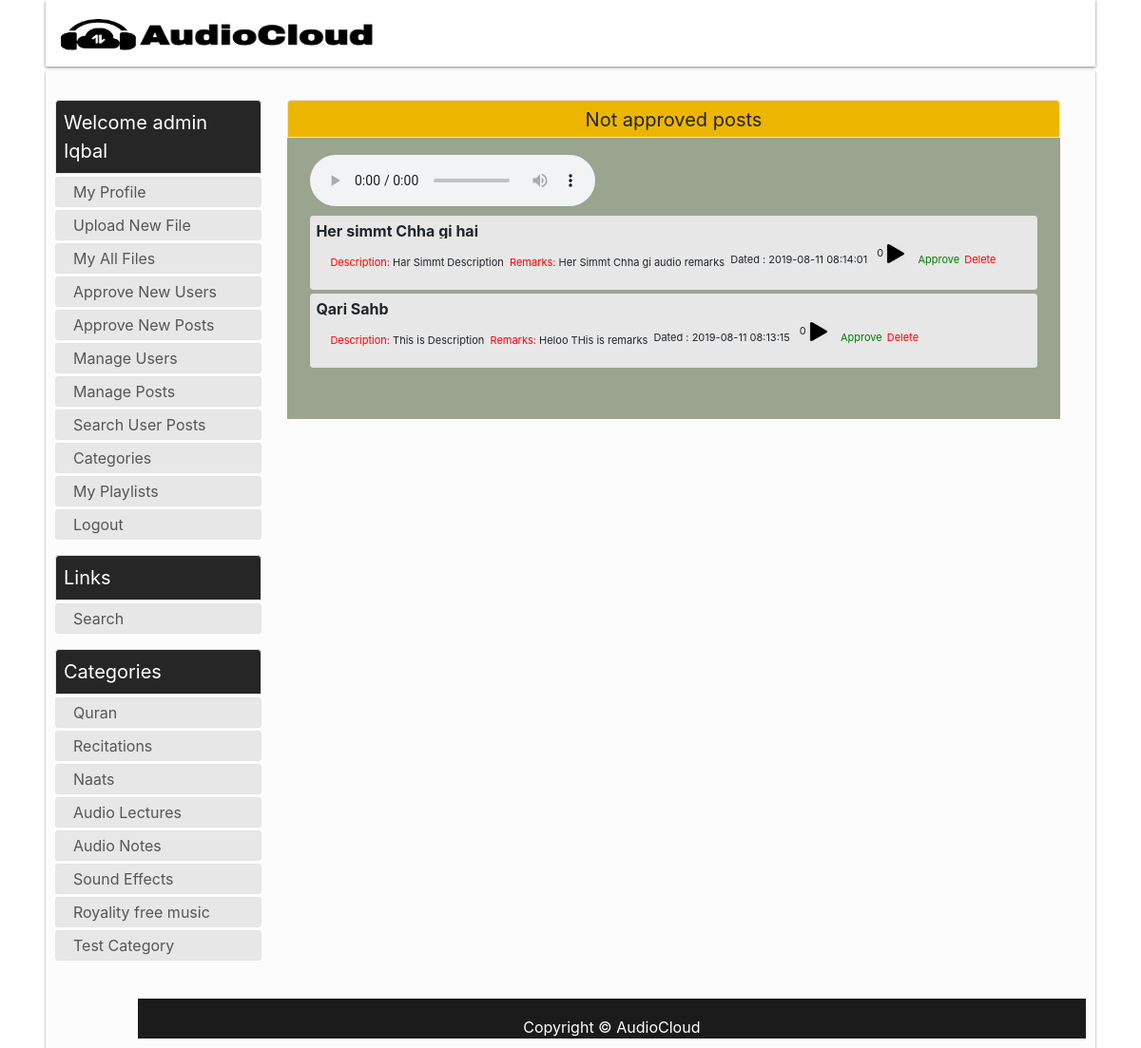
The page /AudioCloud/?val=appNewPost (signed in) on the database its author committed.
### tables this page shows
CREATE TABLE IF NOT EXISTS `audiobank` (
  `id` int(200) NOT NULL AUTO_INCREMENT,
  `userID` int(100) NOT NULL,
  `userName` varchar(100) NOT NULL,
  `title` text NOT NULL,
  `description` text NOT NULL,
  `remarks` text,
  `filename` varchar(255) NOT NULL,
  `filepath` varchar(255) DEFAULT NULL,
  `filetype` varchar(100) NOT NULL,
  `uploadingDate` timestamp NOT NULL DEFAULT CURRENT_TIMESTAMP,
  `category` varchar(100) NOT NULL,
  `publicPrivate` int(10) NOT NULL DEFAULT '0',
  `audioDuration` varchar(50) NOT NULL DEFAULT '0',
  `relevance` varchar(100) NOT NULL DEFAULT '0',
  `listenCount` int(100) NOT NULL DEFAULT '0',
  `liked` int(100) NOT NULL DEFAULT '0',
  `disliked` int(100) NOT NULL DEFAULT '0',
  `Shared` int(100) NOT NULL DEFAULT '0',
  `approved` int(10) NOT NULL DEFAULT '0',
  PRIMARY KEY (`id`)
);

CREATE TABLE IF NOT EXISTS `audiocategories` (
  `id` int(20) NOT NULL AUTO_INCREMENT,
  `name` varchar(100) NOT NULL,
  `addedBy` varchar(200) DEFAULT NULL,
  `datetime` timestamp NOT NULL DEFAULT CURRENT_TIMESTAMP,
  PRIMARY KEY (`id`),
  UNIQUE KEY `id` (`id`),
  UNIQUE KEY `name` (`name`)
);

### AudioCloud/redirect.php (called while the page is built, shortened)
<?php
include 'html_Generator.php';
include 'html_Admin.php';
class Redirect {
	var $html_gen;
	var $html_admin;
	public function __construct( ){
		$this->html_gen = new HTML_Generator();
		$this->html_user = new HTML_User();
		$this->html_admin = new HTML_Admin();
	 }
	public function Go_to_Post_Approval()
	{
		$this->html_gen->GiveMe_headerSection();
		$this->html_admin->GiveMe_approveNewPost();
		$this->html_gen->GiveMe_aside();
		$this->html_gen->GiveMe_footerSection();
	}
}
?>

### AudioCloud/DB_Class.php (called while the page is built, shortened)
<?php
class DB_Class{
	public $host = "localhost";
	public $user = "root";
	public $pass = "";
	public $db = "audiocloud";
	protected $conn ;
	public function __construct( ){
		$this->conn = new mysqli($this->host, $this->user, $this->pass, $this->db);
	}
    public function Get_Categories()
    {
      $sql = "SELECT * FROM audiocategories";
      $result=mysqli_query($this->conn, $sql);
      if(!empty($result)){
        return ($result);
      }else{
        return null;
      }
    }
  public function Get_NotApprovedPosts()
  {
    $sql = "SELECT * FROM audiobank WHERE approved = 0 ORDER BY id DESC ";
    $result=mysqli_query($this->conn, $sql);
    if(!empty($result)){
      return ($result);
    }else{
      return null;
    }
  }
}
?>

### AudioCloud/html_User.php (called while the page is built, shortened)
<?php
class HTML_User {
	public function __construct()
	{
		$this->db_Obj = new DB_Class();
		if(isset($_SESSION['userid']))
		{
			$this->category = $this->db_Obj->Get_Categories();
		}
	}
}
?>

### AudioCloud/html_Admin.php (the view, shortened to what this page needs)
<?php
class HTML_Admin {
	public $db_Obj;
	public function __construct()
	{
	  	$this->db_Obj = new DB_Class();
	}
	public function GiveMe_approveNewPost()
	{
		echo '<div id="content_wrapper"> <div class="featured_image">
            <div class="head_box">Not approved posts</div> </div> <div >
			<div class="main-agileinfo" style="background-color:#9aa48e; width:100%; height:100%;  padding-top: 1%; padding-right: 3%; padding-bottom: 1%; padding-left: 3%; "> <div class="agileits-top">';
			echo ' <div id="audioDetails">
	  			<ul>';
	  		$rows = $this->db_Obj->Get_NotApprovedPosts();
	  		if(!empty($rows))
	  		{
	  			$ro = $rows->fetch_array();
				echo '  <audio id="audioPlayer" controls="controls" loop >
				<source id="audiosrc" src="audioBank\\'.$ro['filename'].'">
				Your browser does not support the
				<code>audio</code> element.
				</audio> ';
	  			foreach ($rows as $row)
	  			{
	  				if($row['publicPrivate'] == 0)
	  				{
	  					echo '<li style="padding-bottom:0px; width:100%;"> <div style="width:100%;"> <div class="" style="width:100%;"> <span class="font-weight-bold text-break text-lg-left block-ellipsis">'.$row['title'].'</span> </div>';
	  					echo '<div id="post'.$row['id'].'"  style="width:100%;"><div class="row" style="font-size:11px; margin-left:5px; padding:0; display:inline-block;"> '
	  					.'<div style="margin-left:10px;" ><span class="text-break block-ellipsis"> <span style="color:red"> Description: </span> '.$row['description'].'     &nbsp;</span> </div> </div>';
	  					if(strlen($row['remarks']) > 1) {
	  						echo '<div class="row" style="font-size:11px; margin-left:5px; padding:0; display:inline-block;"> '
	  						.'<div style="margin-left:10px;"><span class="text-break block-ellipsis"> <span style="color:red"> Remarks: </span>'.$row['remarks'].'     &nbsp;</span> </div> </div>';
	  					}
	  					echo '<div class="row" style="font-size:11px; margin-left:5px;   display:inline-block;">'
	  				.'<div style="margin-left:10px; padding-bottom:0px;">  Dated : '.$row['uploadingDate']
	  				.'<div class="" style="margin-left:10px;" > <form method="post" name="form_play'.$row['id'].'" id="form_play'.$row['id'].'"><input type="hidden"  class="hidden" name="play" value="'.$row['id'].'"/>  <span class="" id="played'.$row['id'].'"> '.$row['listenCount'].' </span>   <button type="button" class="audioButton" id="play" alt="Play" title="Play"  value="'.$row['id'].'" onclick="play_this(this)" > <img src="img/play.png"></button></form></div>'
	  				.'</div>  <div style="margin-left:10px;">  <form name="form_approvePost'.$row['id'].'" id="form_approvePost'.$row['id'].'"><input type="hidden" class="hidden" name="approvePost" value="'.$row['id'].'"> <button type="button"   style="margin: 0; border: none; padding: 0; background: transparent; color:green;" id="approvePost'.$row['id'].'" alt="Approve"  value="'.$row['id'].'" onclick="approve_this(this)">Approve</button> </form>  </div>'
	  				.'<div style=" margin-left:5px;" > <form name="form_deletePost'.$row['id'].'" id="form_deletePost'.$row['id'].'"><input type="hidden" class="hidden" name="deletePost" value="'.$row['id'].'"> <button type="button" style="margin: 0; border: none; padding: 0; background: transparent; color:red;" id="delete'.$row['id'].'" alt="Delete"  value="'.$row['id'].'" onclick="delete_this(this)">Delete</button> </form> </div> </div> </div>';
	  				echo ' </div></li>';
	  				}
			    }
			}
			else
			{
				echo '<li><a href=""> Every Post is approved. No new file is uploaded yet </a></li>';
			}
			echo '</ul> </div>   ';
		echo '<div id="output"></div></div></div></div></div>';
	}
}
?>

### AudioCloud/html_Generator.php (shortened to what this page needs)
<?php
include 'DB_Class.php';
class HTML_Generator {
	public $baseurl;
	public $headSection;
	public $footer;
	public $db_Obj;
	public function __construct()
	{
		$this->db_Obj = new DB_Class();
		$this->baseurl = "http://" . $_SERVER['HTTP_HOST'] . rtrim(dirname($_SERVER['PHP_SELF']), '/\\') . "/";
		$this->headSection = '<!DOCTYPE html>
		<html lang="en" nighteye="active" style="background-image: none !important;" ne="0.32044710471749926">
		<head>
		<link href="style.css" rel="stylesheet" type="text/css">
		<link rel="stylesheet" href="bootstrap.css" type="text/css">
		<script type="text/javascript" src="jquery.js"></script>
		<title>AudioCloud Project</title>
		</head>
		<body>
		<header>
		<nav class="navbar">
		<div class="main_search row" style="margin-left:50%;">
		<span class="">  </span>
		</div>
		<div class="nav_brand align-content-center"><div id="logo"><a href="'. $this->baseurl .'?val=home"> <img  class="align-self-center" src="logoPNG.png" width="350" height="61" > </a></div>
		</div>
		</nav>
		</header> <div class="main_wrapper"><div id="content">';
		$this->footer = '
		<div class="modal" id="exampleModalCentered" tabindex="-1" role="dialog" aria-labelledby="exampleModalCenteredLabel" aria-hidden="true">
		<div class="modal-dialog modal-dialog-centered" role="document">
		<div class="modal-content">
		<div class="modal-header">
		<h5 class="modal-title" id="exampleModalCenteredLabel">Modal title</h5>
		<button type="button" class="close" data-dismiss="modal" aria-label="Close">
		<span aria-hidden="true">&times;</span>
		</button>
		</div>
		<div class="modal-body" id="modal-body" >
		<span class="w-100" id="abcc"> </span>
		<br>
		<div  id="modaltable">
		</div>
		</div>
		<div class="modal-footer">
		<button type="button" class="btn btn-secondary" data-dismiss="modal">Close</button>
		</div>
		</div>
		</div>
		</div> ';
		$this->footer .= '<script type="text/javascript" src="JS_form.js"></script> </div> <footer>Copyright © AudioCloud </footer> </div> </body></html>';
	}
	public function GiveMe_headerSection()
	{
		echo $this->headSection;
	}
	public function GiveMe_footerSection()
	{
		echo $this->footer;
	}
	public function GiveMe_aside ($user = false, $admin = false)
	{
		echo '<aside>';
		if(isset($_SESSION["log"]) && isset($_SESSION["usertype"]) )
		{
			if($_SESSION["log"])
			{
				if(isset($_SESSION["fullname"]) && isset($_SESSION["usertype"])){
					echo '<div class="box-head"> Welcome '. $_SESSION["usertype"] . '  ' . $_SESSION["fullname"] . '</div>';
				}else{
					echo '<div class="box-head"> Links </div>';
				}
				echo '<div id="categoriesContent">
				<ul>
				<li><a href="'; echo $this->baseurl; echo '?val=myprofile">My Profile</a></li>
				<li><a href="'; echo $this->baseurl; echo '?val=upload"> Upload New File</a></li>
				<li><a href="'; echo $this->baseurl; echo '?val=myAllPosts">My All Files</a></li>';
				if(isset($_SESSION["usertype"])){
					if($_SESSION["usertype"] == "admin"){
						echo '<li><a href="'; echo $this->baseurl; echo '?val=appNewUser"> Approve New Users</a></li>';
						echo '<li><a href="'; echo $this->baseurl; echo '?val=appNewPost"> Approve New Posts</a></li>';
						echo '<li><a href="'; echo $this->baseurl; echo '?val=mgmtUser"> Manage Users</a></li>';
						echo '<li><a href="'; echo $this->baseurl; echo '?val=mgmtPost"> Manage Posts</a></li>';
						echo '<li><a href="'; echo $this->baseurl; echo '?val=singleuserPosts"> Search User Posts</a></li>';
						echo '<li><a href="'; echo $this->baseurl; echo '?val=categories"> Categories </a></li>';
					}
				}
				echo ' <li><a href="'; echo $this->baseurl; echo '?val=playlist">My Playlists</a></li>  <li><a href="'; echo $this->baseurl; echo '?val=logout" >Logout</a></li>
				</ul></div>';
			}
				}
				echo '<div class="box-head">Links</div>
				<div id="categoriesContent">
				<ul>';
				echo '<li><a href="'. $this->baseurl .'?search=home">Search</a></li></ul></div> ';
				echo '<div class="box-head">Categories </div>
				<div id="categoriesContent"> <ul>';
				$categories = $this->db_Obj->Get_Categories();
				if(!empty($categories)){
					foreach ($categories as $category ) {
						echo '<li><a href="'. $this->baseurl .'?search='.$category['name'].'">'.$category['name'].'</a></li>';
					}
				}
				else
				{
					echo '<li> Donot have any categories </li>';
				}
				echo '</ul> </div>';
				echo '<br> </aside>';
	}
}
?>

### AudioCloud/style.css (style rules this page uses)
* { margin: 0px; padding: 0px; }
a:link { text-decoration:none;color:#6699ff; }
header,div, section, footer, aside, nav, article, hgroup { display:block; }
body { font: normal normal 12px Oswald,'Bebas Neue',Bebas,'Arial Narrow',Sans-Serif;background: url(/img/bg.png); }
.main_wrapper { background: #FCFCFC;;padding: 30px 10px 10px 10px;width: 92%; position: absolute;left:0;right:0;margin-left:auto;margin-right:auto;box-shadow: 0px 1px 2px rgba(0,0,0,0.5);margin-bottom: 50px; }
aside { width: 20%; }
aside .box-head { border-top-left-radius: 4px;border-top-right-radius: 4px;background: #262626;color: #ffffff;text-transform: none;font-size: 20px;border: 1px solid #e5e4e4;padding: 8px;margin-bottom: 3px; }
#categoriesContent ul { list-style: none; }
#categoriesContent ul li { border-radius: 3px; margin: 3px 0 0 0; border: 1px solid #e5e4e4; padding: 0; height: 32px; background: #e7e7e7; overflow: hidden; text-overflow: ellipsis; }
#categoriesContent ul li a { font-size: 16px;line-height: 18px;color: #565656;text-decoration: none;text-transform: none; display: block;padding: 7px;padding-left:18px; display: -webkit-box; margin: 0 auto; line-height: 1; -webkit-line-clamp: 2; -webkit-box-orient: vertical; overflow: hidden; text-overflow: ellipsis; }
.audioButton { border-radius: 3px; margin: 0 0 0 0; border: none; height: 20px; width: 20px; padding: 0; background: transparent; }
.audioButton img { width: 20px; height: 20px; margin: 0 0 0 0; padding: 0; }
#content_wrapper { width: 75%;float: right;margin-bottom: 20px;margin-right: 27px; }
.featured_image { width: 100%;text-align: center; }
.featured_image .head_box { border-top-left-radius: 4px;border-top-right-radius: 4px;height: 40px;width: 100%;background:#ECB600 !important;color: #222222;text-transform: none;font-size: 20px;line-height: 41px;text-align: center;border: 1px solid #e5e4e4; }
footer { width: 92%; margin: 0 auto;height: 42px;background:#1B1B1B;text-align: center;float: right;color: white;font-size: 16px;padding-top: 18px;margin-top: 10px;margin: 0 auto; }
#audioDetails { width: 100%; padding-bottom: 10px; padding-top: 10px; margin-bottom: 20px; }
#audioDetails ul { list-style-type:none; }
#audioDetails ul li { display:block; border-radius: 3px ;margin: 4px 0 0 0; border: 1px solid #e5e4e4;padding: 5px; height: auto;background: #e7e7e7; }
#audioDetails ul li div { display:inline-block; height: 100%; overflow: auto; }
#contact-usbox input, select, button, .btn { display: inline-block;padding: 4px;margin: 0;outline: none;background-color: #FFF;border: 1px solid #bdbdbd;-webkit-border-radius: 3px;border-radius: 3px;outline: none; }
.navbar { height: 70px;margin: 0 auto;margin-bottom: 5px;width: 92%; margin-top: 0px;box-shadow: 0px 1px 3px rgba(0,0,0,0.5); }
.nav_brand { width: 107px;height: 70px;position: absolute;text-align: center;color: white; }
#logo { padding-top: 3px; }
#logo a { font-size: 29px;color: #ECB600;font-family: 'Oswald', sans-serif;text-decoration:none; }
.main_search { width: 402px;height: 86px;margin: 7px 35px 0 0;float: right; }
.block-ellipsis { display: block; display: -webkit-box; margin: 0 auto; line-height: 1; -webkit-line-clamp: 2; -webkit-box-orient: vertical; overflow: hidden; text-overflow: ellipsis; }
a { color:rgb(140,140,250); }
html { color:#000; background-image:none !important; background:#fff !important; }
body { background-color:#fff; background-image:none !important; }
input, select, textarea, button { color:#000; background-color:#fff; }
html { filter: contrast(100%) brightness(100%) saturate(100%); }

### rows shown on the page
audiobank: title "Her simmt Chha gi hai", description "Har Simmt Description", remarks "Her Simmt Chha gi audio remarks", uploadingDate "2019-08-11 08:14:01", listenCount "0", $row['id'] 12 (drawn), publicPrivate 0 (drawn)
audiobank: title "Qari Sahb", description "This is Description", remarks "Heloo THis is remarks", uploadingDate "2019-08-11 08:13:15", listenCount "0", $row['id'] 11 (drawn), publicPrivate 0 (drawn)
audiocategories: name "Quran"
audiocategories: name "Recitations"
audiocategories: name "Naats"
audiocategories: name "Audio Lectures"
audiocategories: name "Audio Notes"
audiocategories: name "Sound Effects"
audiocategories: name "Royality free music"
audiocategories: name "Test Category"

### other values the page prints
$_SESSION["usertype"] "admin"
$_SESSION["fullname"] "Iqbal"
